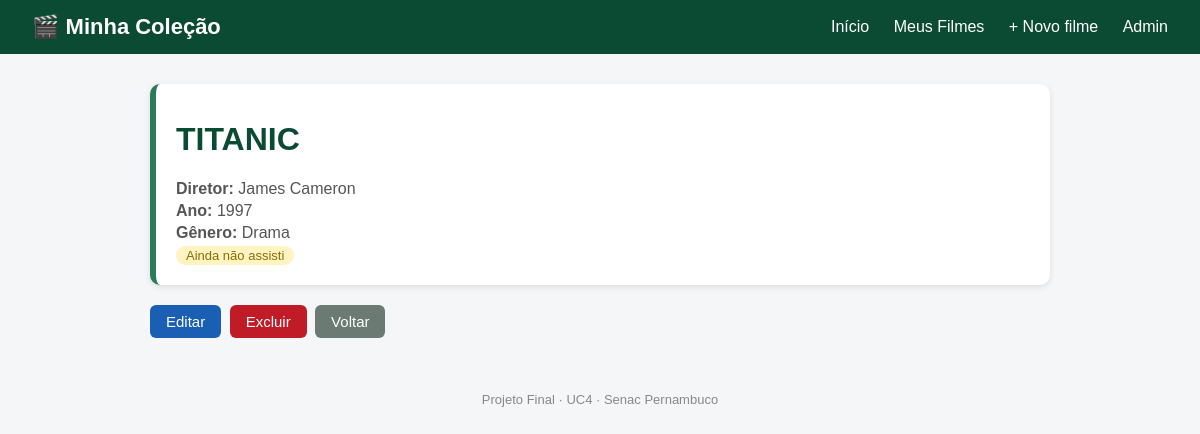
Screenshot of /filmes/1/ with the database file from the repository.
### colecao/models.py (models this page shows, shortened)
class Filme(models.Model):
    titulo = models.CharField(max_length=100)
    diretor = models.CharField(max_length=100)
    ano = models.IntegerField()
    assistido = models.BooleanField(default=False)
    genero = models.ForeignKey(
        Genero, on_delete=models.SET_NULL, null=True, blank=True
    )

class Genero(models.Model):
    nome = models.CharField(max_length=50)
    def __str__(self):
        return self.nome

### colecao/views.py (the view)
# urls.py: path("filmes/<int:id>/", colecao_views.detalhe_filme),
def detalhe_filme(request, id):
    item = get_object_or_404(Filme, id=id)
    return render(request, "detalhe_filme.html", {"item": item})

### colecao/templates/detalhe_filme.html
{% extends "base.html" %}
{% block conteudo %}
<div class="cartao">
    <h1>{{ item.titulo }}</h1>
    <p><strong>Diretor:</strong> {{ item.diretor }}</p>
    <p><strong>Ano:</strong> {{ item.ano }}</p>
    <p><strong>Gênero:</strong> {{ item.genero }}</p>
    {% if item.assistido %}
        <p><span class="etiqueta">Já assisti ✓</span></p>
    {% else %}
        <p><span class="etiqueta nao">Ainda não assisti</span></p>
    {% endif %}
</div>
<p>
    <a class="botao botao-azul" href="/filmes/{{ item.id }}/editar/">Editar</a>
    <a class="botao botao-vermelho" href="/filmes/{{ item.id }}/excluir/">Excluir</a>
    <a class="botao botao-cinza" href="/filmes/">Voltar</a>
</p>
{% endblock %}

### paginas/static/css/estilo.css (style rules this page uses)
body { margin: 0; font-family: Arial, Helvetica, sans-serif; background: #f4f6f8; color: #222; }
h1 { color: #0c4b33; }
.cartao { background: white; border-radius: 10px; padding: 16px 20px; box-shadow: 0 2px 6px rgba(0, 0, 0, 0.1); border-left: 6px solid #2b7a5b; }
.cartao p { margin: 4px 0; color: #555; }
.etiqueta { display: inline-block; background: #e3f4ea; color: #2b7a5b; border-radius: 12px; padding: 2px 10px; font-size: 13px; }
.etiqueta.nao { background: #fff4c2; color: #8a6d00; }
.botao { display: inline-block; background: #2b7a5b; color: white; padding: 8px 16px; border: none; border-radius: 6px; text-decoration: none; font-size: 15px; cursor: pointer; margin: 4px 4px 4px 0; }
.botao-azul { background: #1a5fb4; }
.botao-vermelho { background: #c01c28; }
.botao-cinza { background: #6b7a73; }

### rows the page displays
Filme: titulo "TITANIC", diretor "James Cameron", ano "1997", genero "Drama"
